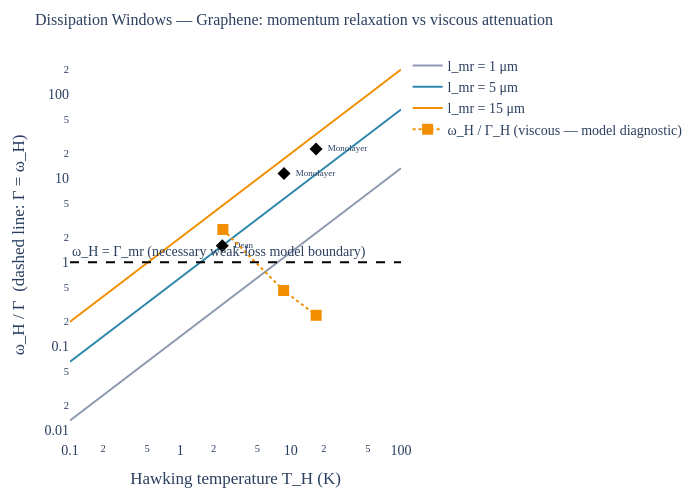

The code cell stored with this chart in its notebook:
### Markdown cell above
## 5. Dissipation Window

### Code cell
fig_graphene_dissipation_window().show()

### Figure 1 — Plotly figure (JSON) as saved in the notebook; plotly's stock layout.template omitted (floating-point values rounded to 4 significant figures; data arrays with more than 128 entries replaced by an {"elided": "..."} marker saying what was removed)
{"data": [{"line": {"color": "#8D99AE", "width": 2}, "name": "l_mr = 1 μm", "type": "scatter", "x": {"elided": "200 float values"}, "y": {"elided": "200 float values"}}, {"line": {"color": "#2E86AB", "width": 2}, "name": "l_mr = 5 μm", "type": "scatter", "x": {"elided": "200 float values"}, "y": {"elided": "200 float values"}}, {"line": {"color": "#F18F01", "width": 2}, "name": "l_mr = 15 μm", "type": "scatter", "x": {"elided": "200 float values"}, "y": {"elided": "200 float values"}}, {"marker": {"color": "black", "size": 10, "symbol": "diamond"}, "mode": "markers+text", "name": "Dean bilayer nozzle", "showlegend": false, "text": ["  Dean"], "textfont": {"size": 9}, "textposition": "middle right", "type": "scatter", "x": [2.4], "y": [1.571]}, {"marker": {"color": "black", "size": 10, "symbol": "diamond"}, "mode": "markers+text", "name": "Monolayer 100nm", "showlegend": false, "text": ["  Monolayer"], "textfont": {"size": 9}, "textposition": "middle right", "type": "scatter", "x": [8.7], "y": [11.39]}, {"marker": {"color": "black", "size": 10, "symbol": "diamond"}, "mode": "markers+text", "name": "Monolayer 50nm", "showlegend": false, "text": ["  Monolayer"], "textfont": {"size": 9}, "textposition": "middle right", "type": "scatter", "x": [17.0], "y": [22.26]}, {"line": {"color": "#F18F01", "dash": "dot", "width": 2}, "marker": {"color": "#F18F01", "size": 11, "symbol": "square"}, "mode": "markers+lines", "name": "ω_H / Γ_H (viscous — model diagnostic)", "type": "scatter", "x": [2.431, 8.631, 17.02], "y": [2.455, 0.461, 0.2338]}], "layout": {"annotations": [{"showarrow": false, "text": "ω_H = Γ_mr (necessary weak-loss model boundary)", "x": 0, "xanchor": "left", "xref": "x domain", "y": 0.0, "yanchor": "bottom", "yref": "y"}], "font": {"family": "CMU Serif, Computer Modern, Times New Roman, serif", "size": 14}, "height": 500, "margin": {"b": 60, "l": 70, "r": 30, "t": 50}, "paper_bgcolor": "white", "plot_bgcolor": "white", "shapes": [{"line": {"color": "black", "dash": "dash"}, "type": "line", "x0": 0, "x1": 1, "xref": "x domain", "y0": 1.0, "y1": 1.0, "yref": "y"}], "title": {"font": {"family": "CMU Serif, Computer Modern, Times New Roman, serif", "size": 16}, "text": "Dissipation Windows — Graphene: momentum relaxation vs viscous attenuation"}, "width": 700, "xaxis": {"title": {"text": "Hawking temperature T_H (K)"}, "type": "log"}, "yaxis": {"title": {"text": "ω_H / Γ  (dashed line: Γ = ω_H)"}, "type": "log"}}}
